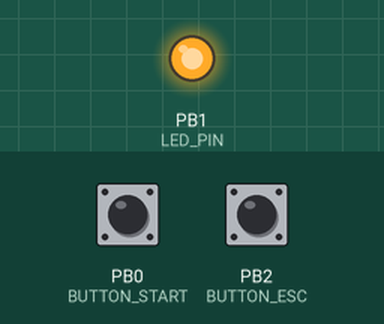
Simulated run of this sketch. Board: ATtiny85, built with avr-gcc and run on an emulated ATtiny85. Shown: output pins drawn as LEDs (lit = HIGH). The test bench sets the inputs (shaded band); at power-on: PB2 (BUTTON_ESC) HIGH, PB0 (BUTTON_START) HIGH.

Above: at 1.2 s.
1.3 s: PB2 (BUTTON_ESC) pulled LOW for 0.15 s
At 1.37 s:
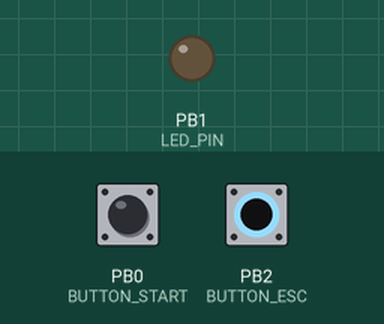
2.9 s: PB2 (BUTTON_ESC) pulled LOW for 3.2 s
At 6.7 s:
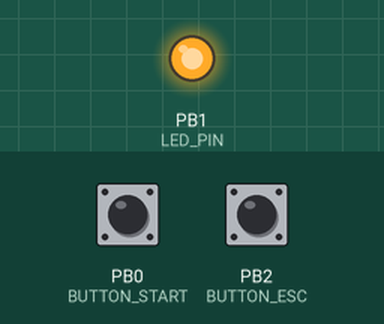
Timing chart, 0 to 8.2 s (numbered marks = the images above; inputs shaded):
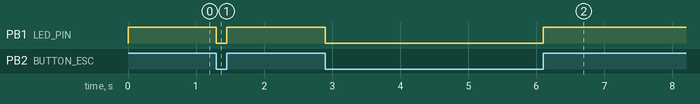

The sketch:

DigisparkButtons.ino
```cpp
/*
  Digispark buttons test

*/

#define LED_PIN 1
#define BUTTON_START 0
#define BUTTON_ESC 2

#define DELAY 1000
//-------------------------------------------------------------------
// Программа начальной установки
//-------------------------------------------------------------------
void setup()
{
  pinMode(LED_PIN, OUTPUT);
  pinMode(BUTTON_START, INPUT_PULLUP);
  pinMode(BUTTON_ESC, INPUT_PULLUP);

  digitalWrite(LED_PIN, HIGH);
}

//-------------------------------------------------------------------
// Главный цикл программы
//-------------------------------------------------------------------
void loop()
{
  bool x = digitalRead(BUTTON_START);
  bool y = digitalRead(BUTTON_ESC);
  digitalWrite(LED_PIN, y);
}
```

Measured:
- after the input at 1.3 s, PB1 (LED_PIN): HIGH → LOW at once, → HIGH 0.15 s later
- after the input at 2.9 s, PB1 (LED_PIN): HIGH → LOW at once, → HIGH 3.2 s later
